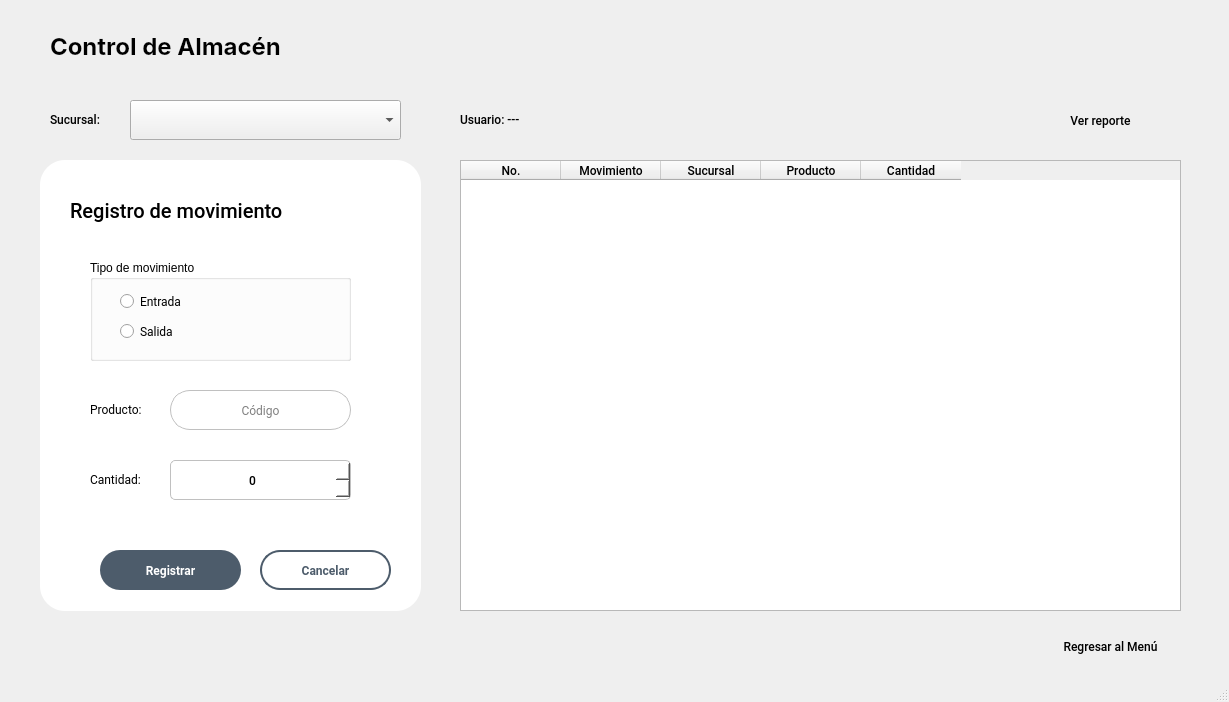
<?xml version="1.0" encoding="UTF-8"?>
<ui version="4.0">
 <class>MainWindow</class>
 <widget class="QMainWindow" name="MainWindow">
  <property name="geometry">
   <rect>
    <x>0</x>
    <y>0</y>
    <width>1229</width>
    <height>702</height>
   </rect>
  </property>
  <property name="font">
   <font>
    <family>Roboto Medium</family>
    <pointsize>9</pointsize>
   </font>
  </property>
  <property name="windowTitle">
   <string>MainWindow</string>
  </property>
  <property name="windowIcon">
   <iconset>
    <normaloff>../img/logo.ico</normaloff>../img/logo.ico</iconset>
  </property>
  <widget class="QWidget" name="centralwidget">
   <widget class="QLabel" name="label">
    <property name="geometry">
     <rect>
      <x>50</x>
      <y>30</y>
      <width>351</width>
      <height>31</height>
     </rect>
    </property>
    <property name="font">
     <font>
      <family>Inter</family>
      <pointsize>18</pointsize>
      <weight>75</weight>
      <bold>true</bold>
     </font>
    </property>
    <property name="text">
     <string>Control de Almacén</string>
    </property>
   </widget>
   <widget class="QLabel" name="label_2">
    <property name="geometry">
     <rect>
      <x>50</x>
      <y>110</y>
      <width>81</width>
      <height>18</height>
     </rect>
    </property>
    <property name="text">
     <string>Sucursal:</string>
    </property>
   </widget>
   <widget class="QComboBox" name="cmbSucursal">
    <property name="geometry">
     <rect>
      <x>130</x>
      <y>100</y>
      <width>271</width>
      <height>40</height>
     </rect>
    </property>
   </widget>
   <widget class="QLabel" name="label_4">
    <property name="geometry">
     <rect>
      <x>90</x>
      <y>400</y>
      <width>81</width>
      <height>18</height>
     </rect>
    </property>
    <property name="font">
     <font>
      <family>Roboto</family>
     </font>
    </property>
    <property name="text">
     <string>Producto:</string>
    </property>
   </widget>
   <widget class="QLineEdit" name="txtProducto">
    <property name="geometry">
     <rect>
      <x>170</x>
      <y>390</y>
      <width>181</width>
      <height>40</height>
     </rect>
    </property>
    <property name="font">
     <font>
      <family>Roboto</family>
     </font>
    </property>
    <property name="styleSheet">
     <string notr="true">QLineEdit {
	border: 1px solid #c0c0c0;
	border-radius: 20px;
	background: #fff;
}</string>
    </property>
    <property name="alignment">
     <set>Qt::AlignCenter</set>
    </property>
    <property name="placeholderText">
     <string>Código</string>
    </property>
   </widget>
   <widget class="QSpinBox" name="spbCantidad">
    <property name="geometry">
     <rect>
      <x>170</x>
      <y>460</y>
      <width>181</width>
      <height>40</height>
     </rect>
    </property>
    <property name="styleSheet">
     <string notr="true">* {
	border: 1px solid #c0c0c0;
	border-radius: 5px;
	background: #fff;
	text-align: center;
}</string>
    </property>
    <property name="alignment">
     <set>Qt::AlignCenter</set>
    </property>
   </widget>
   <widget class="QLabel" name="label_5">
    <property name="geometry">
     <rect>
      <x>90</x>
      <y>470</y>
      <width>81</width>
      <height>18</height>
     </rect>
    </property>
    <property name="font">
     <font>
      <family>Roboto</family>
     </font>
    </property>
    <property name="text">
     <string>Cantidad:</string>
    </property>
   </widget>
   <widget class="QTableWidget" name="tbwRegistros">
    <property name="geometry">
     <rect>
      <x>460</x>
      <y>160</y>
      <width>721</width>
      <height>451</height>
     </rect>
    </property>
    <column>
     <property name="text">
      <string>No.</string>
     </property>
    </column>
    <column>
     <property name="text">
      <string>Movimiento</string>
     </property>
    </column>
    <column>
     <property name="text">
      <string>Sucursal</string>
     </property>
    </column>
    <column>
     <property name="text">
      <string>Producto</string>
     </property>
    </column>
    <column>
     <property name="text">
      <string>Cantidad</string>
     </property>
    </column>
   </widget>
   <widget class="QFrame" name="frame">
    <property name="geometry">
     <rect>
      <x>40</x>
      <y>160</y>
      <width>381</width>
      <height>451</height>
     </rect>
    </property>
    <property name="styleSheet">
     <string notr="true">QFrame {
	background: #fff;
	border: #c0c0c0;
	border-radius: 25px;
}</string>
    </property>
    <property name="frameShape">
     <enum>QFrame::StyledPanel</enum>
    </property>
    <property name="frameShadow">
     <enum>QFrame::Raised</enum>
    </property>
    <widget class="QPushButton" name="btnRegistrar">
     <property name="geometry">
      <rect>
       <x>60</x>
       <y>390</y>
       <width>141</width>
       <height>40</height>
      </rect>
     </property>
     <property name="font">
      <font>
       <family>Roboto</family>
       <pointsize>9</pointsize>
       <weight>75</weight>
       <bold>true</bold>
      </font>
     </property>
     <property name="styleSheet">
      <string notr="true">QPushButton {
	border-radius: 20px;
	background: #4d5c6b;
	color: #fff;
}</string>
     </property>
     <property name="text">
      <string>Registrar</string>
     </property>
    </widget>
    <widget class="QLabel" name="label_6">
     <property name="geometry">
      <rect>
       <x>30</x>
       <y>30</y>
       <width>311</width>
       <height>41</height>
      </rect>
     </property>
     <property name="font">
      <font>
       <family>Roboto Medium</family>
       <pointsize>15</pointsize>
      </font>
     </property>
     <property name="text">
      <string>Registro de movimiento</string>
     </property>
    </widget>
    <widget class="QGroupBox" name="groupBox">
     <property name="geometry">
      <rect>
       <x>50</x>
       <y>100</y>
       <width>261</width>
       <height>101</height>
      </rect>
     </property>
     <property name="title">
      <string>Tipo de movimiento</string>
     </property>
     <widget class="QRadioButton" name="rdbEntrada">
      <property name="geometry">
       <rect>
        <x>30</x>
        <y>30</y>
        <width>106</width>
        <height>22</height>
       </rect>
      </property>
      <property name="font">
       <font>
        <family>Roboto</family>
       </font>
      </property>
      <property name="text">
       <string>Entrada</string>
      </property>
     </widget>
     <widget class="QRadioButton" name="rdbSalida">
      <property name="geometry">
       <rect>
        <x>30</x>
        <y>60</y>
        <width>106</width>
        <height>22</height>
       </rect>
      </property>
      <property name="font">
       <font>
        <family>Roboto</family>
       </font>
      </property>
      <property name="text">
       <string>Salida</string>
      </property>
     </widget>
    </widget>
    <widget class="QPushButton" name="btnCancelar">
     <property name="geometry">
      <rect>
       <x>220</x>
       <y>390</y>
       <width>131</width>
       <height>40</height>
      </rect>
     </property>
     <property name="font">
      <font>
       <family>Roboto</family>
       <pointsize>9</pointsize>
       <weight>75</weight>
       <bold>true</bold>
      </font>
     </property>
     <property name="styleSheet">
      <string notr="true">QPushButton {
	border-radius: 20px;
	border: 2px solid #4d5c6b;
	background: none;
	color: #4d5c6b;
}</string>
     </property>
     <property name="text">
      <string>Cancelar</string>
     </property>
    </widget>
   </widget>
   <widget class="QPushButton" name="btnVolver">
    <property name="geometry">
     <rect>
      <x>1040</x>
      <y>630</y>
      <width>141</width>
      <height>33</height>
     </rect>
    </property>
    <property name="font">
     <font>
      <family>Roboto Medium</family>
      <pointsize>9</pointsize>
     </font>
    </property>
    <property name="styleSheet">
     <string notr="true">* {
	background: none;
	border: none;
}</string>
    </property>
    <property name="text">
     <string>Regresar al Menú</string>
    </property>
   </widget>
   <widget class="QLabel" name="label_3">
    <property name="geometry">
     <rect>
      <x>460</x>
      <y>110</y>
      <width>571</width>
      <height>18</height>
     </rect>
    </property>
    <property name="text">
     <string>Usuario: ---</string>
    </property>
   </widget>
   <widget class="QPushButton" name="btnReporte">
    <property name="geometry">
     <rect>
      <x>1030</x>
      <y>100</y>
      <width>141</width>
      <height>41</height>
     </rect>
    </property>
    <property name="font">
     <font>
      <family>Roboto Medium</family>
      <pointsize>9</pointsize>
     </font>
    </property>
    <property name="styleSheet">
     <string notr="true">* {
	background: none;
	border: none;
}</string>
    </property>
    <property name="text">
     <string>Ver reporte</string>
    </property>
    <property name="icon">
     <iconset>
      <normaloff>../img/round_pie_chart_black_24dp.png</normaloff>../img/round_pie_chart_black_24dp.png</iconset>
    </property>
    <property name="iconSize">
     <size>
      <width>35</width>
      <height>35</height>
     </size>
    </property>
   </widget>
   <zorder>frame</zorder>
   <zorder>label</zorder>
   <zorder>label_2</zorder>
   <zorder>cmbSucursal</zorder>
   <zorder>label_4</zorder>
   <zorder>txtProducto</zorder>
   <zorder>spbCantidad</zorder>
   <zorder>label_5</zorder>
   <zorder>tbwRegistros</zorder>
   <zorder>btnVolver</zorder>
   <zorder>label_3</zorder>
   <zorder>btnReporte</zorder>
  </widget>
  <widget class="QStatusBar" name="statusbar"/>
 </widget>
 <tabstops>
  <tabstop>cmbSucursal</tabstop>
  <tabstop>rdbEntrada</tabstop>
  <tabstop>rdbSalida</tabstop>
  <tabstop>txtProducto</tabstop>
  <tabstop>spbCantidad</tabstop>
  <tabstop>btnRegistrar</tabstop>
  <tabstop>btnCancelar</tabstop>
  <tabstop>btnReporte</tabstop>
  <tabstop>btnVolver</tabstop>
  <tabstop>tbwRegistros</tabstop>
 </tabstops>
 <resources/>
 <connections/>
</ui>
